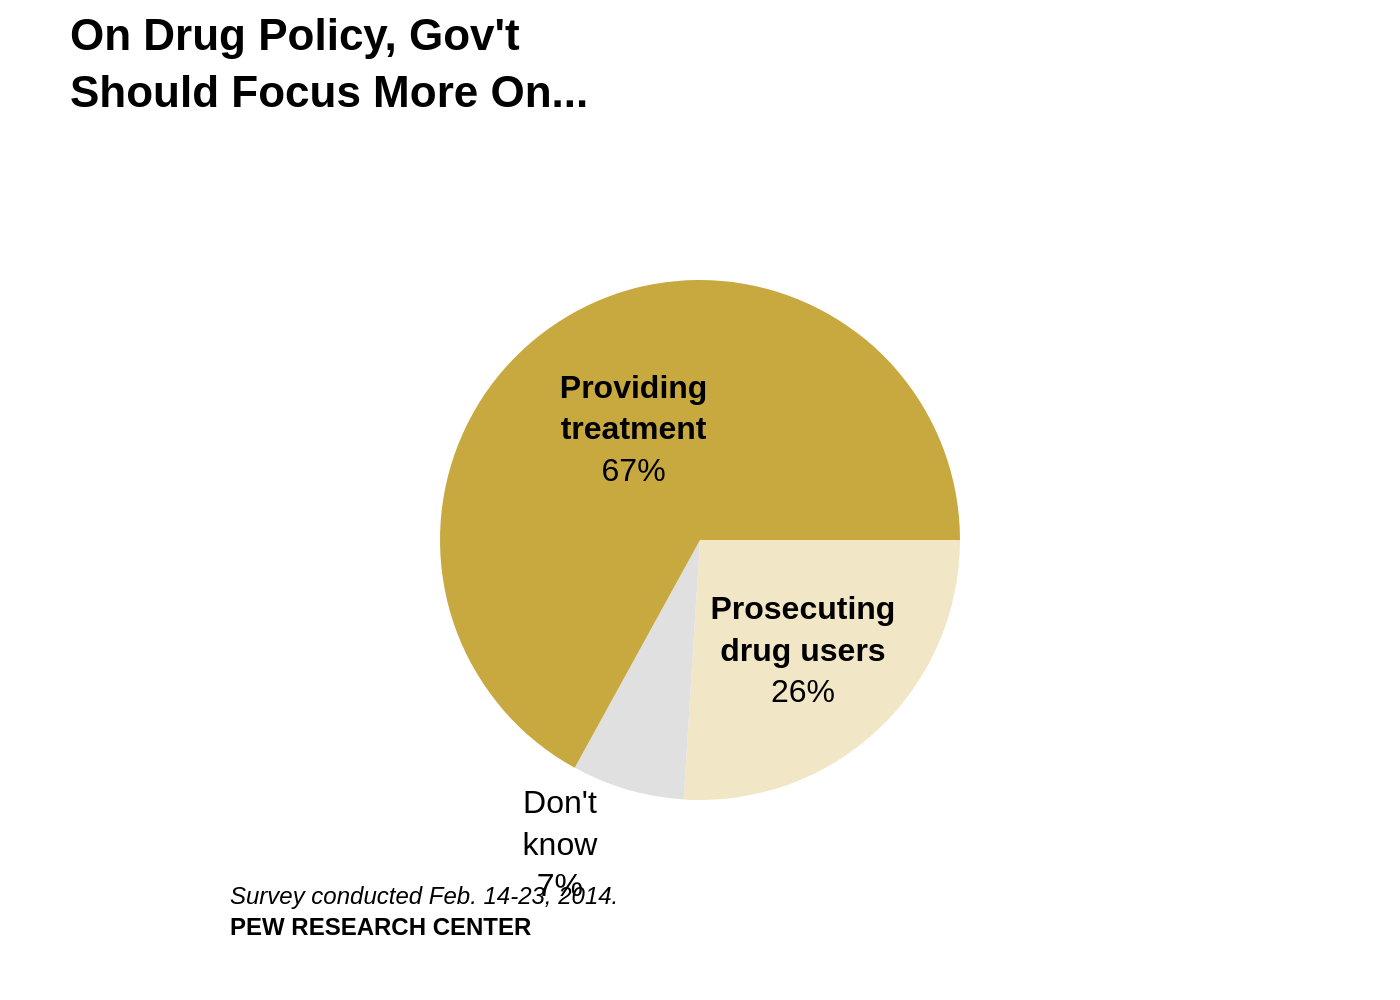

The script that drew this image:
import sys
import os
import json
import plotly.graph_objects as go

# Check for command-line argument
if len(sys.argv) != 2:
    print("Usage: python generate_chart.py <json_file_path>")
    sys.exit(1)

json_path = sys.argv[1]

# Ensure the JSON file exists
if not os.path.exists(json_path):
    print(f"Error: JSON file not found at '{json_path}'")
    sys.exit(1)

# Load data from the specified JSON file
with open(json_path, 'r', encoding='utf-8') as f:
    chart_info = json.load(f)

# Extract data and texts from the JSON structure
chart_data = chart_info.get("chart_data", [])
texts = chart_info.get("texts", {})
colors = chart_info.get("colors", [])
values = [d['value'] for d in chart_data]

# Prepare labels for the pie chart slices, with conditional bolding
pie_texts = []
for i, d in enumerate(chart_data):
    # The "Don't know" label is not bold in the original image
    if "Don't" in d['label']:
         pie_texts.append(f"{d['label']}<br>{d['value']}%")
    else:
        pie_texts.append(f"<b>{d['label']}</b><br>{d['value']}%")

# The smallest slice's label is outside, others are inside
text_positions = ['inside' if item['value'] > 10 else 'outside' for item in chart_data]

# Create the pie chart trace
fig = go.Figure(data=[go.Pie(
    values=values,
    text=pie_texts,
    textinfo='text',
    textposition=text_positions,
    marker_colors=colors,
    sort=False,
    direction='clockwise',
    rotation=90,
    insidetextfont=dict(color='black', size=16),
    outsidetextfont=dict(color='black', size=16),
    hole=0
)])

# Combine title and subtitle
title_text = f"<b>{texts.get('title', '')}</b>"
if texts.get('subtitle'):
    title_text += f"<br>{texts.get('subtitle')}"

# Combine source and note for the footer
source_note_text = ""
if texts.get('note'):
    source_note_text += f"<i>{texts.get('note')}</i>"
if texts.get('source'):
    source_note_text += f"<br><b>{texts.get('source')}</b>"


# Update layout for a clean, accurate appearance
fig.update_layout(
    title_text=title_text,
    title_x=0.05,
    title_y=0.95,
    title_font_size=22,
    showlegend=False,
    font=dict(
        family="Arial",
        size=14,
        color="black"
    ),
    margin=dict(l=40, r=40, t=140, b=100),
    annotations=[
        dict(
            text=source_note_text,
            showarrow=False,
            xref="paper",
            yref="paper",
            x=0,
            y=-0.15,
            align="left",
            xanchor="left",
            yanchor="top",
            font=dict(size=12)
        )
    ]
)

# Determine output filename from the input JSON path
filename_base = os.path.splitext(os.path.basename(json_path))[0]
output_filename = f"{filename_base}.png"

# Save the figure as a high-resolution PNG image
fig.write_image(output_filename, scale=2)

print(f"Chart saved to {output_filename}")
